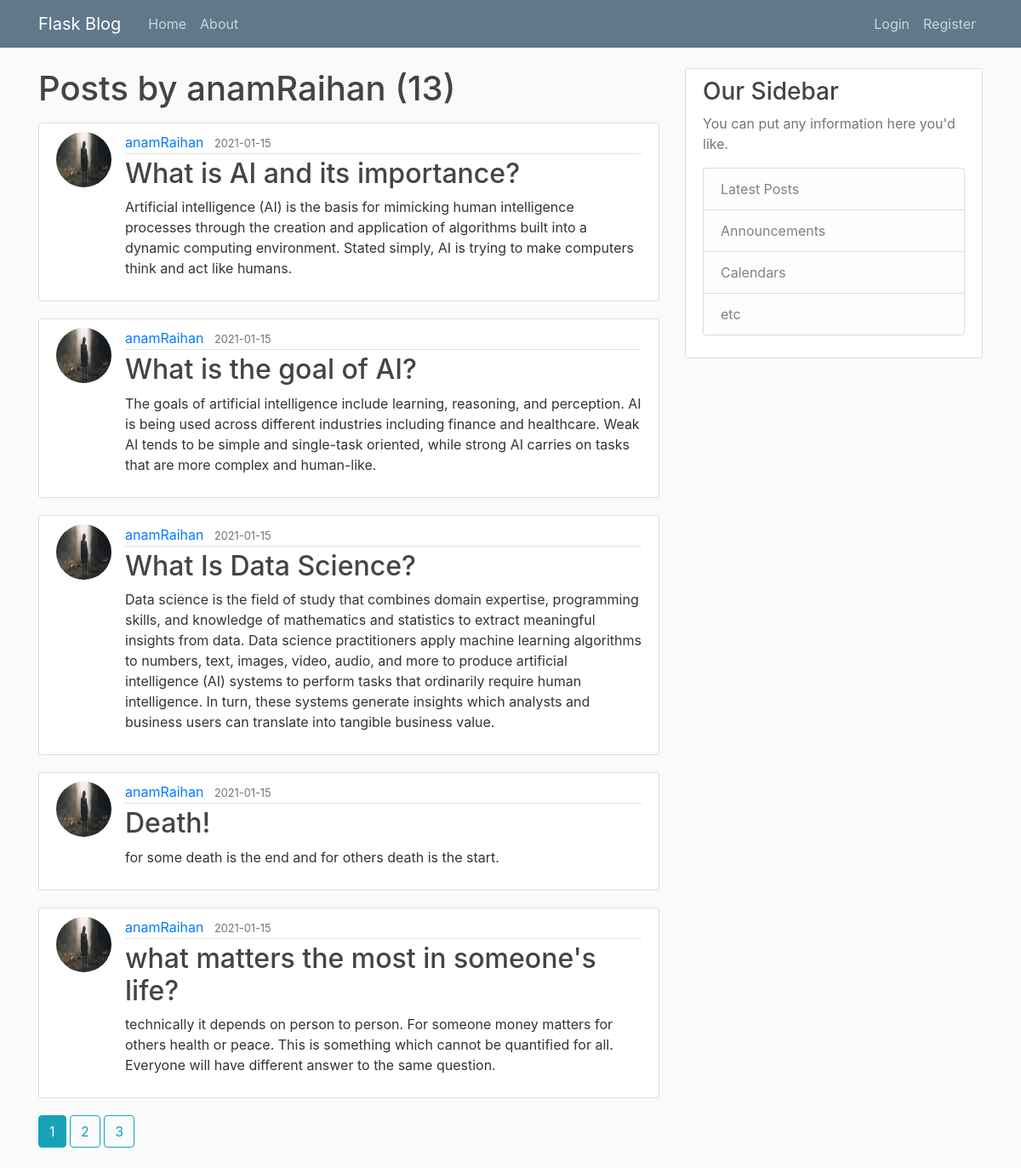
/user/anamRaihan, run on the app's committed database.
### flaskblog/models.py (models this page shows, shortened)
class User(db.Model, UserMixin):
	id = db.Column(db.Integer, primary_key=True)
	username = db.Column(db.String(20), unique=True, nullable=False)
	email = db.Column(db.String(120), unique=True, nullable=False)
	image_file = db.Column(db.String(20), nullable=False, default='default.jpg')
	password = db.Column(db.String(60), nullable=False)
	posts = db.relationship('Post', backref='author', lazy=True)

class Post(db.Model):
	id = db.Column(db.Integer, primary_key=True)
	title = db.Column(db.String(100), nullable=False)
	date_posted = db.Column(db.DateTime, nullable=False, default=datetime.utcnow)
	content = db.Column(db.Text, nullable=False)
	user_id = db.Column(db.Integer,db.ForeignKey('user.id'), nullable=False)

### flaskblog/routes.py (the view)
@app.route("/user/<string:username>")
def user_posts(username):
    page = request.args.get('page', 1, type=int)
    user = User.query.filter_by(username=username).first_or_404()
    posts = Post.query.filter_by(author=user)\
        .order_by(Post.date_posted.desc())\
        .paginate(page=page, per_page=5)
    return render_template('user_posts.html', posts=posts, user=user)

### flaskblog/templates/user_posts.html
{% extends "layout.html" %}
{% block content %}
	<h1 class="mb-3"> Posts by {{ user.username }} ({{ posts.total }})</h1>
	{% for post in posts.items %}
	<article class="media content-section">
		<img class = "rounded-circle article-img" src="{{ url_for('static', filename='profile_pics/' + post.author.image_file)}}">
		<div class="media-body">
			<div class="article-metadata">
				<a class="mr-2" href="{{ url_for('user_posts', username= post.author.username) }}">{{ post.author.username }}</a>
				<small class="text-muted">{{ post.date_posted.strftime('%Y-%m-%d') }}</small>
			</div>
			<h2><a class="article-title" href="{{ url_for('post', post_id=post.id) }}">{{ post.title }}</a></h2>
			<p class="article-content">{{ post.content }}</p>
		</div>
	</article>
	{% endfor %}
	{% for page_num in posts.iter_pages(left_edge=1, right_edge=1, left_current=1, right_current=2) %}
		{% if page_num %}
			{% if posts.page == page_num %}
				<a class="btn btn-info mb-4"href="{{url_for('user_posts',username = user.username,page=page_num)}}">{{ page_num }}</a>
			{% else %}
				<a class="btn btn-outline-info mb-4"href="{{url_for('user_posts',username = user.username,page=page_num)}}">{{ page_num }}</a>
			{% endif %}
		{% else %}
				...
		{% endif %}
	{% endfor %}
{% endblock content %}

### flaskblog/templates/layout.html (shortened to what this page needs)
<!DOCTYPE html>
<html>
<head>
    <link rel="stylesheet" href="https://maxcdn.bootstrapcdn.com/bootstrap/4.0.0/css/bootstrap.min.css">
    <link rel="stylesheet" type="text/css" href="{{ url_for('static', filename='main.css') }}">
</head>
<body>
    <header class="site-header">
      <nav class="navbar navbar-expand-md navbar-dark bg-steel fixed-top">
        <div class="container">
          <a class="navbar-brand mr-4" href="/">Flask Blog</a>
          <div class="collapse navbar-collapse" id="navbarToggle">
            <div class="navbar-nav mr-auto">
              <a class="nav-item nav-link" href="{{url_for('home')}}">Home</a>
              <a class="nav-item nav-link" href="{{url_for('about')}}">About</a>
            </div>
            <div class="navbar-nav">
              {% if current_user.is_authenticated %}
              <a class="nav-item nav-link" href="{{url_for('new_post')}}">New Post</a>
              <a class="nav-item nav-link" href="{{url_for('account')}}">Account</a>
              <a class="nav-item nav-link" href="{{url_for('logout')}}">Logout</a>
              {% else %}
                <a class="nav-item nav-link" href="{{url_for('login')}}">Login</a>
                <a class="nav-item nav-link" href="{{url_for('register')}}">Register</a>
              {% endif %}
            </div>
          </div>
        </div>
      </nav>
    </header>
    <main role="main" class="container">
      <div class="row">
        <div class="col-md-8">
          {% block content %}{% endblock %}
        </div>
        <div class="col-md-4">
          <div class="content-section">
            <h3>Our Sidebar</h3>
            <p class='text-muted'>You can put any information here you'd like.
              <ul class="list-group">
                <li class="list-group-item list-group-item-light">Latest Posts</li>
                <li class="list-group-item list-group-item-light">Announcements</li>
                <li class="list-group-item list-group-item-light">Calendars</li>
                <li class="list-group-item list-group-item-light">etc</li>
              </ul>
            </p>
          </div>
        </div>
      </div>
    </main>
</body>
</html>

### flaskblog/static/main.css (style rules this page uses)
body { background: #fafafa; color: #333333; margin-top: 5rem; }
h1, h2, h3, h4, h5, h6 { color: #444444; }
.bg-steel { background-color: #5f788a; }
.site-header .navbar-nav .nav-link { color: #cbd5db; }
.content-section { background: #ffffff; padding: 10px 20px; border: 1px solid #dddddd; border-radius: 3px; margin-bottom: 20px; }
.article-title { color: #444444; }
.article-content { white-space: pre-line; }
.article-img { height: 65px; width: 65px; margin-right: 16px; }
.article-metadata { padding-bottom: 1px; margin-bottom: 4px; border-bottom: 1px solid #e3e3e3 }

### data on the page
User: username "anamRaihan"
Post: image_file (picture), author.username "anamRaihan", date_posted "2021-01-15", title "What is AI and its importance?", content "Artificial intelligence (AI) is the basis for mimicking human intelligence processes through the creation and application of algorithms built into a dynamic computing environment. Stated simply, AI is trying to make computers think and act like humans."
Post: image_file (picture), author.username "anamRaihan", date_posted "2021-01-15", title "What is the goal of AI?", content "The goals of artificial intelligence include learning, reasoning, and perception. AI is being used across different industries including finance and healthcare. Weak AI tends to be simple and single-task oriented, while strong AI carries on tasks that are more complex and human-like."
Post: image_file (picture), author.username "anamRaihan", date_posted "2021-01-15", title "What Is Data Science?", content "Data science is the field of study that combines domain expertise, programming skills, and knowledge of mathematics and statistics to extract meaningful insights from data. Data science practitioners apply machine learning algorithms to numbers, text, images, video, audio, and more to produce artificial intelligence (AI) systems to perform tasks that ordinarily require human intelligence. In turn, these systems generate insights which analysts and business users can translate into tangible business value."
Post: image_file (picture), author.username "anamRaihan", date_posted "2021-01-15", title "Death!", content "for some death is the end and for others death is the start."
Post: image_file (picture), author.username "anamRaihan", date_posted "2021-01-15", title "what matters the most in someone's life?", content "technically it depends on person to person. For someone money matters for others health or peace. This is something which cannot be quantified for all. Everyone will have different answer to the same question."

### other printed values
{{ posts.total }} "13"
{{ page_num }} "1"
{{ page_num }} "2" "3"
